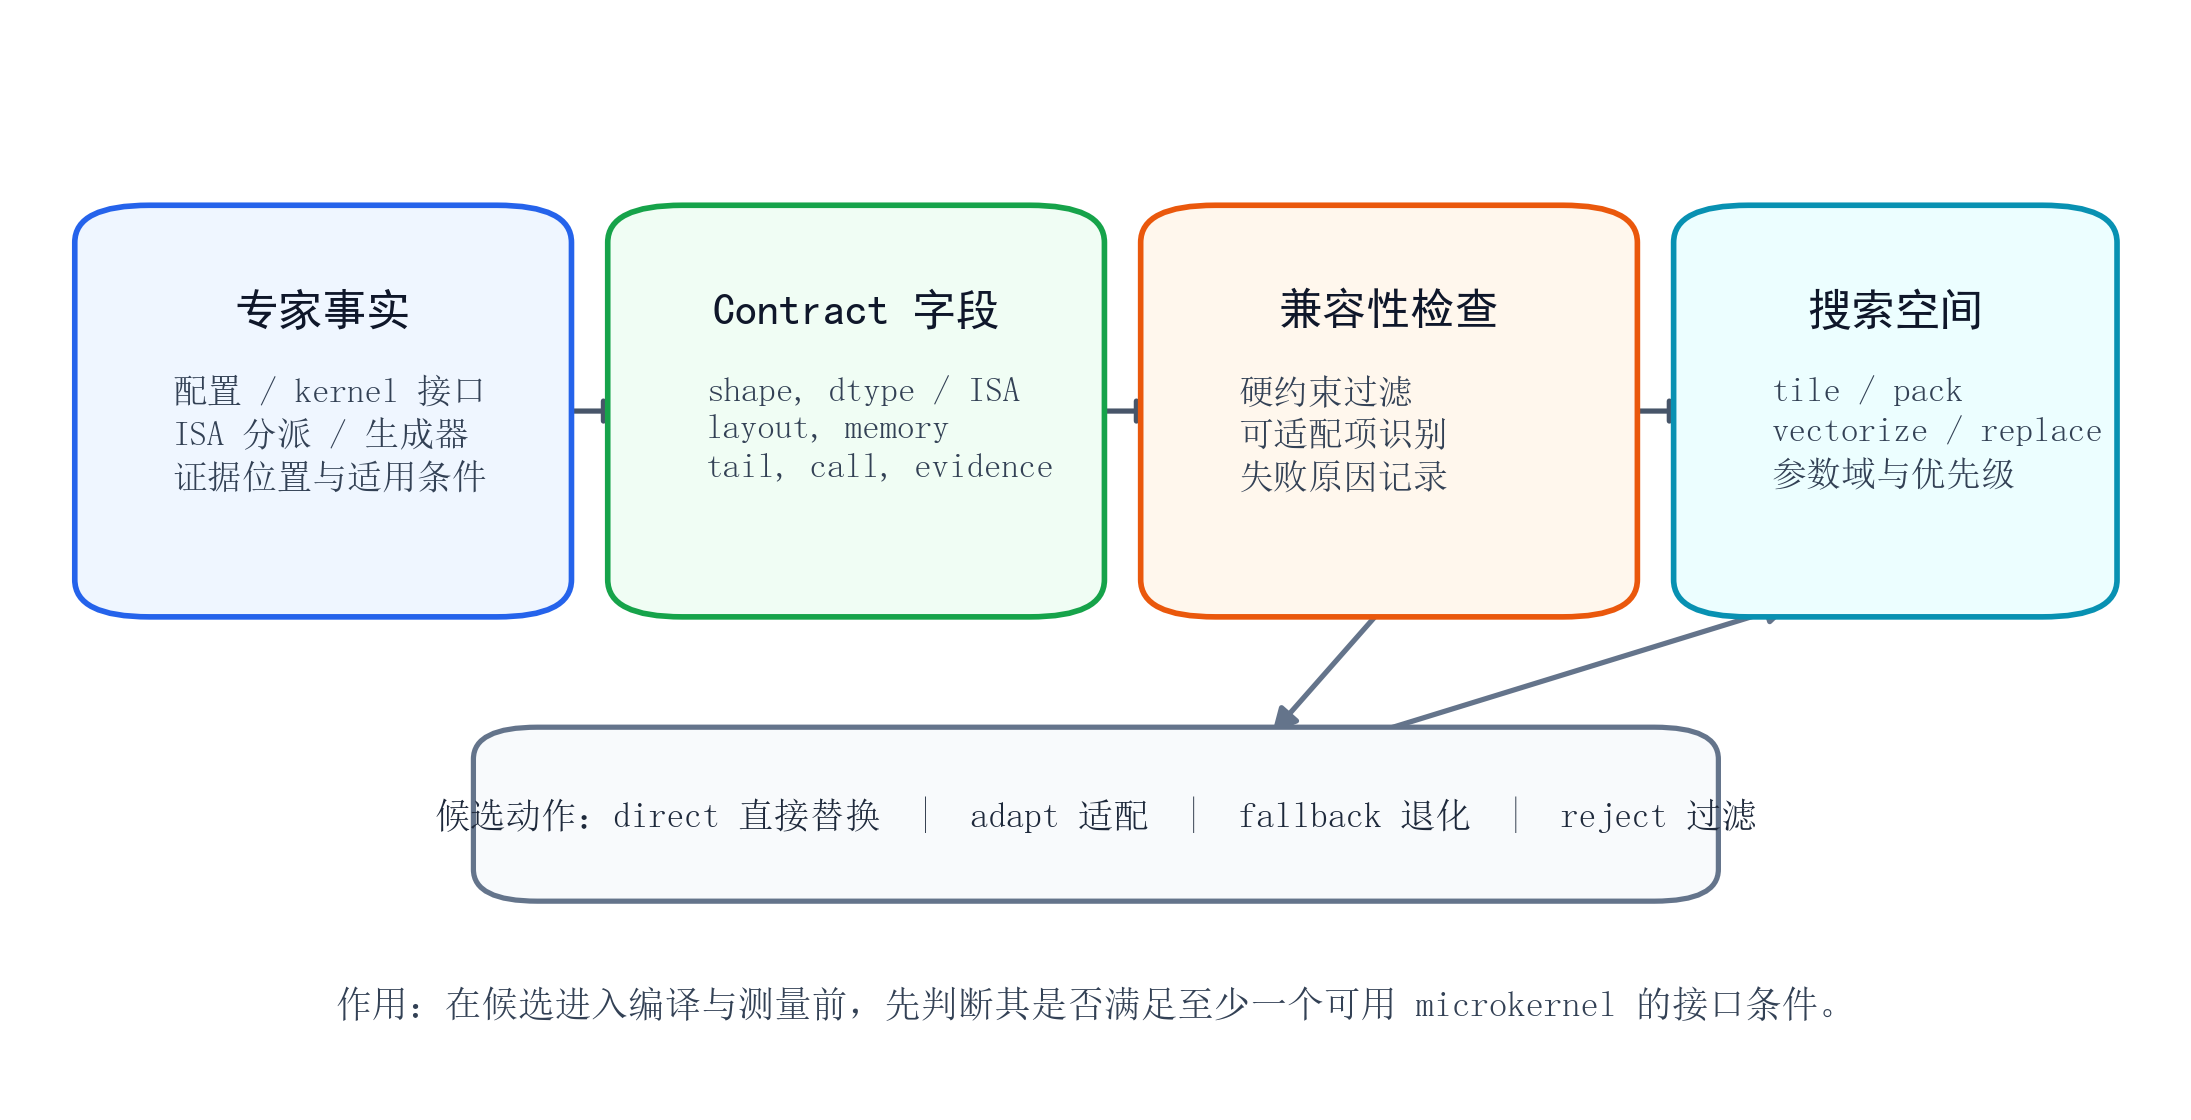

This chart was generated by the following Python code:
from pathlib import Path

import matplotlib

matplotlib.use("Agg")

import matplotlib.pyplot as plt
from matplotlib import font_manager
from matplotlib.patches import FancyArrowPatch, FancyBboxPatch


ROOT = Path(__file__).resolve().parents[2]
FIG_DIR = Path(__file__).resolve().parent
FONT_DIR = ROOT / "fonts"

song = font_manager.FontProperties(fname=str(FONT_DIR / "simsun.ttc"))
hei = font_manager.FontProperties(fname=str(FONT_DIR / "simhei.ttf"))

plt.rcParams["pdf.fonttype"] = 42
plt.rcParams["ps.fonttype"] = 42
plt.rcParams["svg.fonttype"] = "none"
plt.rcParams["axes.unicode_minus"] = False


def box(ax, x, y, w, h, title, lines, face, edge):
    patch = FancyBboxPatch(
        (x, y),
        w,
        h,
        boxstyle="round,pad=0.014,rounding_size=0.035",
        linewidth=1.35,
        edgecolor=edge,
        facecolor=face,
        zorder=2,
    )
    ax.add_patch(patch)
    ax.text(
        x + w / 2,
        y + h - 0.065,
        title,
        ha="center",
        va="top",
        fontproperties=hei,
        fontsize=10.6,
        color="#0f172a",
        zorder=3,
    )
    ax.text(
        x + 0.032,
        y + h - 0.145,
        "\n".join(lines),
        ha="left",
        va="top",
        fontproperties=song,
        fontsize=8.4,
        linespacing=1.35,
        color="#334155",
        zorder=3,
    )
    return patch


def arrow(ax, start, end, label=None, color="#475569"):
    arr = FancyArrowPatch(
        start,
        end,
        arrowstyle="-|>",
        mutation_scale=12,
        linewidth=1.25,
        color=color,
        zorder=1,
    )
    ax.add_patch(arr)
    if label:
        ax.text(
            (start[0] + end[0]) / 2,
            (start[1] + end[1]) / 2 + 0.025,
            label,
            ha="center",
            va="bottom",
            fontproperties=song,
            fontsize=8.2,
            color=color,
            bbox=dict(facecolor="white", edgecolor="none", pad=0.4, alpha=0.9),
            zorder=4,
        )


fig, ax = plt.subplots(figsize=(7.2, 3.55))
ax.set_xlim(0, 1)
ax.set_ylim(0, 1)
ax.axis("off")
fig.patch.set_facecolor("white")

box(
    ax,
    0.035,
    0.46,
    0.205,
    0.36,
    "专家事实",
    ["配置 / kernel 接口", "ISA 分派 / 生成器", "证据位置与适用条件"],
    "#eff6ff",
    "#2563eb",
)

box(
    ax,
    0.285,
    0.46,
    0.205,
    0.36,
    "Contract 字段",
    ["shape, dtype / ISA", "layout, memory", "tail, call, evidence"],
    "#f0fdf4",
    "#16a34a",
)

box(
    ax,
    0.535,
    0.46,
    0.205,
    0.36,
    "兼容性检查",
    ["硬约束过滤", "可适配项识别", "失败原因记录"],
    "#fff7ed",
    "#ea580c",
)

box(
    ax,
    0.785,
    0.46,
    0.18,
    0.36,
    "搜索空间",
    ["tile / pack", "vectorize / replace", "参数域与优先级"],
    "#ecfeff",
    "#0891b2",
)

arrow(ax, (0.24, 0.64), (0.285, 0.64))
arrow(ax, (0.49, 0.64), (0.535, 0.64))
arrow(ax, (0.74, 0.64), (0.785, 0.64))

action_box = FancyBboxPatch(
    (0.22, 0.19),
    0.56,
    0.14,
    boxstyle="round,pad=0.012,rounding_size=0.03",
    linewidth=1.25,
    edgecolor="#64748b",
    facecolor="#f8fafc",
    zorder=2,
)
ax.add_patch(action_box)
ax.text(
    0.5,
    0.26,
    "候选动作：direct 直接替换  |  adapt 适配  |  fallback 退化  |  reject 过滤",
    ha="center",
    va="center",
    fontproperties=song,
    fontsize=8.6,
    color="#1e293b",
    zorder=3,
)

arrow(ax, (0.637, 0.46), (0.58, 0.33), None, "#64748b")
arrow(ax, (0.62, 0.33), (0.83, 0.46), None, "#64748b")

ax.text(
    0.5,
    0.065,
    "作用：在候选进入编译与测量前，先判断其是否满足至少一个可用 microkernel 的接口条件。",
    ha="center",
    va="bottom",
    fontproperties=song,
    fontsize=8.8,
    color="#334155",
)

fig.tight_layout(pad=0.05)

for ext in ("pdf", "svg", "png"):
    fig.savefig(FIG_DIR / f"microkernel_contract_model.{ext}", bbox_inches="tight", dpi=300)
